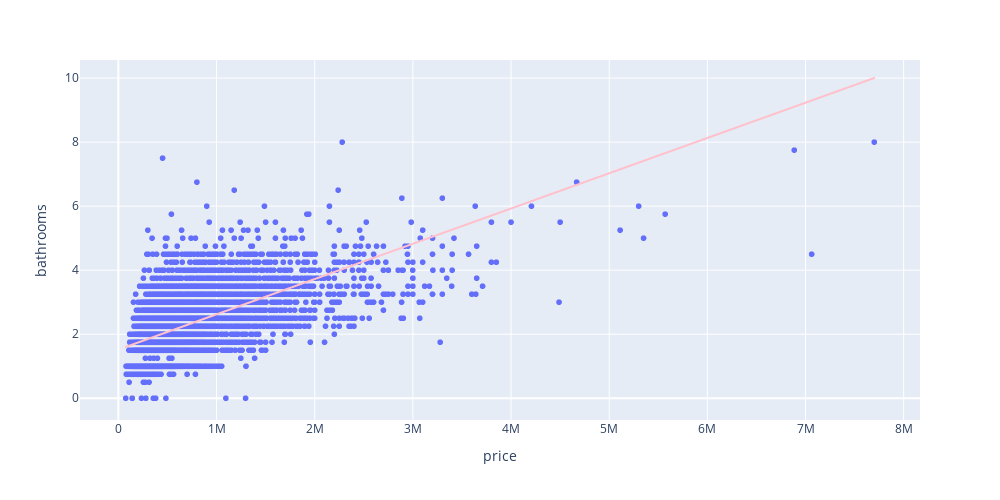

The cell this chart's notebook holds for it:
### Code cell
fig=plt.scatter(df, x='price', y ='bathrooms', trendline='ols', trendline_color_override='pink')
fig.update_layout(autosize=False, width=1000, height=500, paper_bgcolor="White")
fig.show()

### Figure 1 — Plotly figure (JSON) as saved in the notebook; plotly's stock layout.template omitted (floating-point values rounded to 4 significant figures; data arrays with more than 128 entries replaced by an {"elided": "..."} marker saying what was removed)
{"data": [{"hovertemplate": "price=%{x}<br>bathrooms=%{y}<extra></extra>", "legendgroup": "", "marker": {"color": "#636efa", "symbol": "circle"}, "mode": "markers", "name": "", "showlegend": false, "type": "scattergl", "x": {"elided": "21613 int values"}, "xaxis": "x", "y": {"elided": "21613 float values"}, "yaxis": "y"}, {"hovertemplate": "<b>OLS trendline</b><br>bathrooms = 1.10164e-06 * price + 1.51978<br>R<sup>2</sup>=0.275769<br><br>price=%{x}<br>bathrooms=%{y} <b>(trend)</b><extra></extra>", "legendgroup": "", "line": {"color": "pink"}, "marker": {"color": "#636efa", "symbol": "circle"}, "mode": "lines", "name": "", "showlegend": false, "type": "scattergl", "x": {"elided": "21613 int values"}, "xaxis": "x", "y": {"elided": "21613 float values"}, "yaxis": "y"}], "layout": {"autosize": false, "height": 500, "legend": {"tracegroupgap": 0}, "margin": {"t": 60}, "paper_bgcolor": "White", "width": 1000, "xaxis": {"anchor": "y", "autorange": true, "domain": [0, 1], "range": [-391100.0, 8166000.0], "title": {"text": "price"}, "type": "linear"}, "yaxis": {"anchor": "x", "autorange": true, "domain": [0, 1], "range": [-0.6793, 10.56], "title": {"text": "bathrooms"}, "type": "linear"}}}
